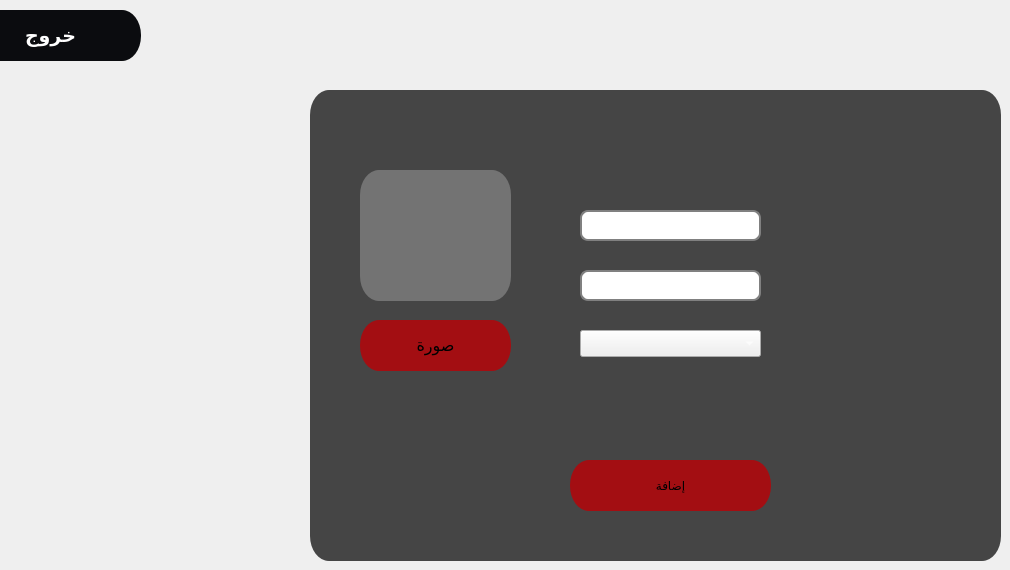
    <widget class="QWidget" name="tab_7">
     <attribute name="title">
      <string>Page</string>
     </attribute>
     <widget class="QFrame" name="frame_menu_25">
      <property name="enabled">
       <bool>true</bool>
      </property>
      <property name="geometry">
       <rect>
        <x>310</x>
        <y>90</y>
        <width>691</width>
        <height>471</height>
       </rect>
      </property>
      <property name="whatsThis">
       <string>&lt;html&gt;&lt;head/&gt;&lt;body&gt;&lt;p&gt;&lt;img src=&quot;:/pt/pos.png&quot;/&gt;&lt;/p&gt;&lt;/body&gt;&lt;/html&gt;</string>
      </property>
      <property name="styleSheet">
       <string notr="true">
QFrame{
	border-radius: 19px solid;
	background-color: qlineargradient(spread:pad, x1:1, y1:1, x2:1, y2:1, stop:1 rgba(0, 0, 0, 181));
}
QFrame:hover{
	border-left:3px solid rgb(255, 242, 0);
	border-bottom:3px solid rgb(255, 242, 0);
    border-top:3px solid rgb(255, 190, 0);
	border-right:3px solid rgb(255, 190, 0);
	

}</string>
      </property>
      <property name="frameShape">
       <enum>QFrame::StyledPanel</enum>
      </property>
      <property name="frameShadow">
       <enum>QFrame::Raised</enum>
      </property>
      <widget class="QLabel" name="businessLogo_3">
       <property name="geometry">
        <rect>
         <x>50</x>
         <y>80</y>
         <width>151</width>
         <height>131</height>
        </rect>
       </property>
       <property name="styleSheet">
        <string notr="true">background-color: rgb(115, 115, 115);</string>
       </property>
       <property name="text">
        <string/>
       </property>
       <property name="textFormat">
        <enum>Qt::AutoText</enum>
       </property>
       <property name="scaledContents">
        <bool>true</bool>
       </property>
       <property name="alignment">
        <set>Qt::AlignCenter</set>
       </property>
       <property name="wordWrap">
        <bool>false</bool>
       </property>
       <property name="margin">
        <number>0</number>
       </property>
       <property name="indent">
        <number>-1</number>
       </property>
       <property name="openExternalLinks">
        <bool>false</bool>
       </property>
      </widget>
      <widget class="QPushButton" name="browseBtn_4">
       <property name="geometry">
        <rect>
         <x>50</x>
         <y>230</y>
         <width>151</width>
         <height>51</height>
        </rect>
       </property>
       <property name="font">
        <font>
         <pointsize>12</pointsize>
        </font>
       </property>
       <property name="styleSheet">
        <string notr="true">QPushButton{
	border-radius: 19px solid;
	border-bottom:0px solid rgb(171, 16, 20);
    border-top:0px solid rgb(171, 16, 20);
	
	background-color: rgb(163, 14, 18);


  

}

QPushButton:hover{
	border: 7px solid qlineargradient(spread:pad, x1:1, y1:1, x2:1, y2:1, stop:1 rgba(0, 0, 0, 0));
	border-radius: 19px solid;
	border-bottom:0px solid rgb(171, 16, 20);
    border-top:0px solid rgb(171, 16, 20);
	



   background-color:rgb(237, 28, 47);

	


}
QPushButton:pressed{
	color:rgb(255, 205, 0);

   background-color:rgb(189, 22, 37);
}</string>
       </property>
       <property name="text">
        <string>صورة</string>
       </property>
       <property name="icon">
        <iconset resource="../../Desktop/pt.qrc">
         <normaloff>:/pt/add-image.png</normaloff>:/pt/add-image.png</iconset>
       </property>
       <property name="iconSize">
        <size>
         <width>33</width>
         <height>33</height>
        </size>
       </property>
      </widget>
      <widget class="QLineEdit" name="lineEdit_17">
       <property name="geometry">
        <rect>
         <x>270</x>
         <y>180</y>
         <width>181</width>
         <height>31</height>
        </rect>
       </property>
       <property name="styleSheet">
        <string notr="true">QLineEdit {
padding: 1px;
border-style: solid;
border: 2px solid gray;
border-radius: 8px;
color: rgb(255, 255, 255);

}</string>
       </property>
       <property name="alignment">
        <set>Qt::AlignCenter</set>
       </property>
       <property name="placeholderText">
        <string>السعر</string>
       </property>
      </widget>
      <widget class="QLineEdit" name="lineEdit_21">
       <property name="geometry">
        <rect>
         <x>270</x>
         <y>120</y>
         <width>181</width>
         <height>31</height>
        </rect>
       </property>
       <property name="styleSheet">
        <string notr="true">QLineEdit {
padding: 1px;
border-style: solid;
border: 2px solid gray;
border-radius: 8px;
color: rgb(255, 255, 255);

}</string>
       </property>
       <property name="alignment">
        <set>Qt::AlignCenter</set>
       </property>
       <property name="placeholderText">
        <string>الاسم</string>
       </property>
      </widget>
      <widget class="QPushButton" name="saveBtn_7">
       <property name="geometry">
        <rect>
         <x>260</x>
         <y>370</y>
         <width>201</width>
         <height>51</height>
        </rect>
       </property>
       <property name="styleSheet">
        <string notr="true">QPushButton{
	border-radius: 19px solid;
	border-bottom:0px solid rgb(171, 16, 20);
    border-top:0px solid rgb(171, 16, 20);
	
	background-color: rgb(163, 14, 18);


  

}

QPushButton:hover{
	border: 7px solid qlineargradient(spread:pad, x1:1, y1:1, x2:1, y2:1, stop:1 rgba(0, 0, 0, 0));
	border-radius: 19px solid;
	border-bottom:0px solid rgb(171, 16, 20);
    border-top:0px solid rgb(171, 16, 20);
	



   background-color:rgb(237, 28, 47);

	


}
QPushButton:pressed{
	color:rgb(255, 205, 0);

   background-color:rgb(189, 22, 37);
}</string>
       </property>
       <property name="text">
        <string>إضافة</string>
       </property>
       <property name="icon">
        <iconset resource="../../Desktop/pt.qrc">
         <normaloff>:/pt/add-category.png</normaloff>:/pt/add-category.png</iconset>
       </property>
       <property name="iconSize">
        <size>
         <width>33</width>
         <height>33</height>
        </size>
       </property>
      </widget>
      <widget class="QComboBox" name="comboBox">
       <property name="geometry">
        <rect>
         <x>270</x>
         <y>240</y>
         <width>181</width>
         <height>27</height>
        </rect>
       </property>
       <property name="cursor">
        <cursorShape>PointingHandCursor</cursorShape>
       </property>
       <property name="styleSheet">
        <string notr="true">color: rgb(255, 255, 255);</string>
       </property>
      </widget>
     </widget>
     <widget class="QPushButton" name="btn_exit_to_app_10">
      <property name="enabled">
       <bool>true</bool>
      </property>
      <property name="geometry">
       <rect>
        <x>-40</x>
        <y>10</y>
        <width>181</width>
        <height>51</height>
       </rect>
      </property>
      <property name="font">
       <font>
        <family>Hack</family>
        <pointsize>14</pointsize>
        <weight>75</weight>
        <bold>true</bold>
       </font>
      </property>
      <property name="cursor">
       <cursorShape>PointingHandCursor</cursorShape>
      </property>
      <property name="contextMenuPolicy">
       <enum>Qt::DefaultContextMenu</enum>
      </property>
      <property name="layoutDirection">
       <enum>Qt::LeftToRight</enum>
      </property>
      <property name="styleSheet">
       <string notr="true">QPushButton{
	border-radius: 19px solid;
	border-bottom:0px solid rgb(171, 16, 20);
    border-top:0px solid rgb(171, 16, 20);
	
	background-color: rgb(11, 12, 15);
	color: rgb(255, 255, 255);

  

}

QPushButton:hover{
	border: 70px solid qlineargradient(spread:pad, x1:1, y1:1, x2:1, y2:1, stop:1 rgba(0, 0, 0, 0));
   border-radius: 20px solid;
	border-right:18px;
	border-bottom:1px solid  rgb(237, 28, 45);
    border-top:1px solid rgb(237, 28, 46) ;
   background-color:rgb(237, 28, 47);

	


}
QPushButton:pressed{
	color:rgb(255, 205, 0);
   border-radius: 20px solid;
	border-right:18px;
	border-bottom:1px solid  rgb(237, 28, 45);
    border-top:1px solid rgb(237, 28, 46) ;
   background-color:rgb(189, 22, 37);
}</string>
      </property>
      <property name="text">
       <string>خروج</string>
      </property>
      <property name="icon">
       <iconset resource="../../Desktop/pt.qrc">
        <normaloff>:/pt/logout.png</normaloff>:/pt/logout.png</iconset>
      </property>
      <property name="iconSize">
       <size>
        <width>40</width>
        <height>50</height>
       </size>
      </property>
     </widget>
    </widget>
